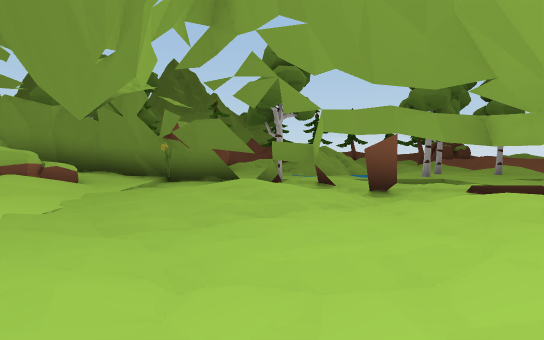
View 1 (above)

12 first-person views from a walk through a scene from a Unity 3-D project. The camera is 1.2 m above the floor, tilts 2° down and sees 70° across. The floor is counted in squares, 2 m on a side. Each view is taken from the middle of a square. On the plan, view 1 faces up. The plan holds only what a view shows up to about 11 squares ahead; the rest is blank. The place goes on beyond the plan. Some animated figures are left out.

View 2
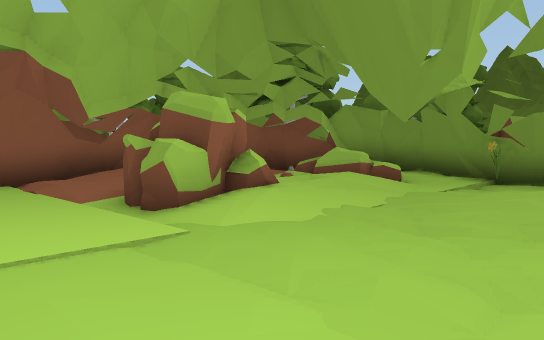

View 3
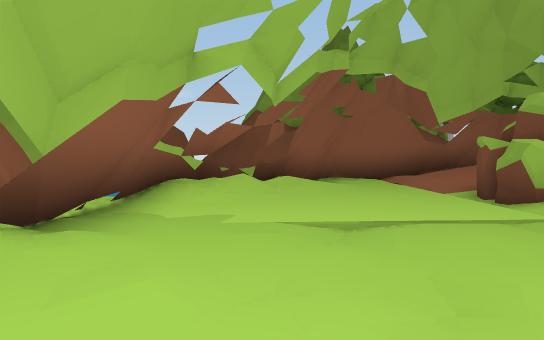

View 4
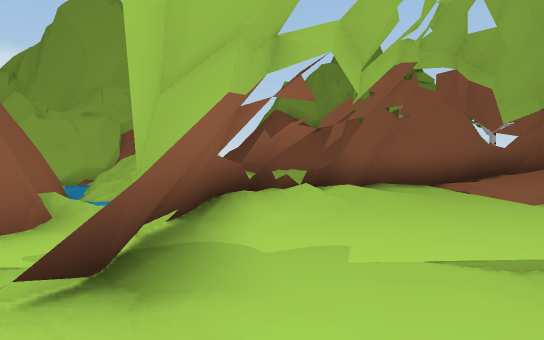

View 5
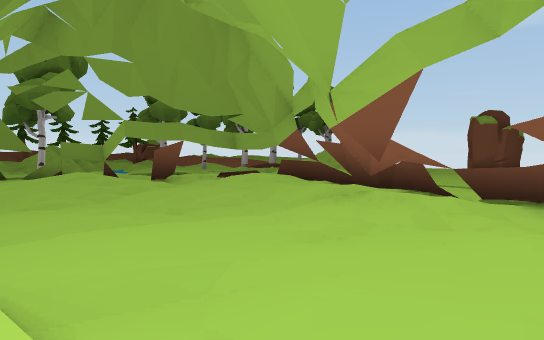

View 6
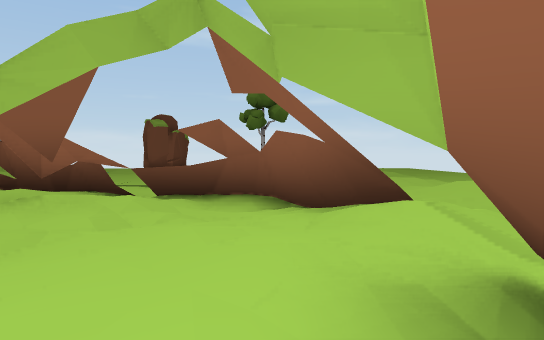

View 7
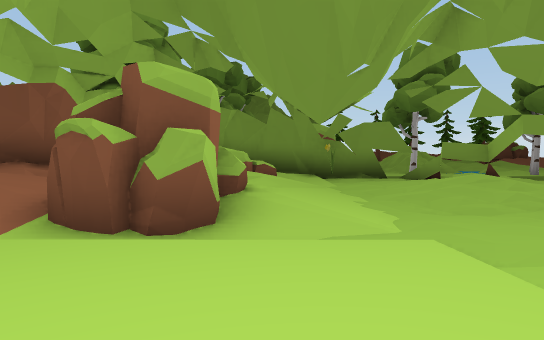

View 8
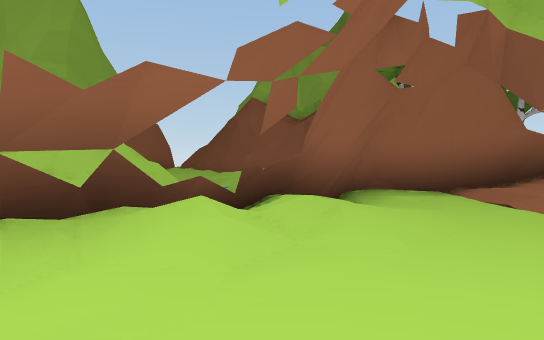

View 9
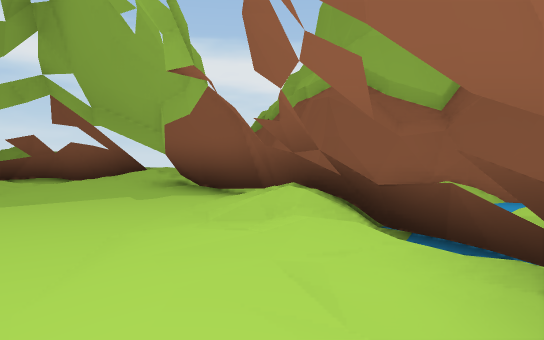

View 10
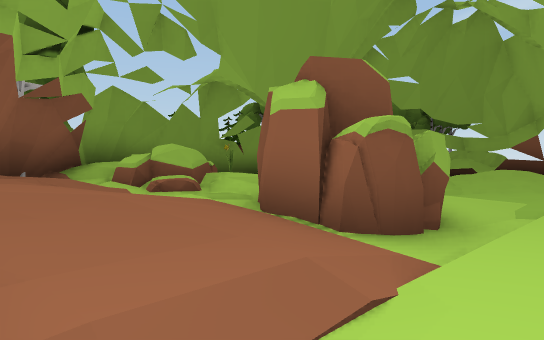

View 11
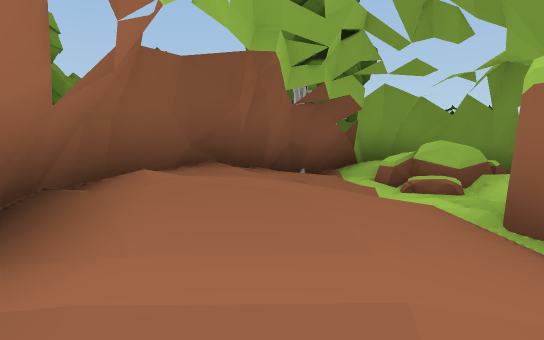

View 12
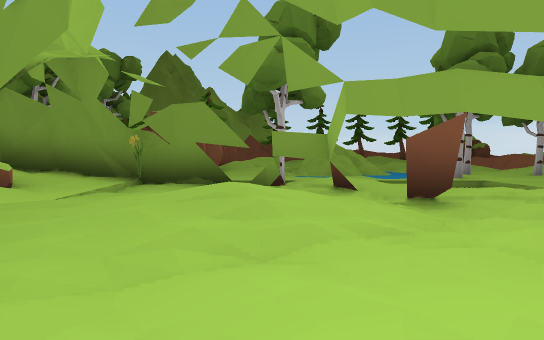

### Floor plan
Key: @ floor where view 1 was taken; # wall or solid block; x gap in a wall; . main floor; : floor 0.25 m higher than the main floor; - floor 0.25 m lower than the main floor; + floor 0.5 m higher than the main floor; * floor 0.75 m higher than the main floor; = window, fence, low wall or low ledge; ^ raised ledge; T tree; O other object.
Columns run from 12 left of view 1 to 6 right of it. Each row starts with its distance up from view 1.
 12          OO^^^^^ T^
 11          OO^^^ ^^^^
 10       ^####^T  ^^^^
  9      ^#*:O.#^^^^ ^^
  8     ^TOO#...#^^^ ^
  7    ^#+OO+..:.#^^^
  6   ^#+:  + .:+.#^
  5   #*+:.::..::..x
  4   #++:OO:.--..:#^
  3   =:::OO...-..::^
  2   =...---...-.:.^ ^
  1   =......x..-#xx^^^
  0    #-.......@#^^^
 -1   ^^##:.......#^
 -2 ^^^  ^x#...::.#^
 -3    ^^^^^###x^#^
 -4     # ^^^^^ ^^^^
 -5    ^^^^####   ^^ ^^

Where each view was taken, in squares from view 1:
view 1: 0 up, 0 right, facing up
view 2: 0 up, 0 right, facing up-left
view 3: 1 down, 1 right, facing left
view 4: 2 down, 0 right, facing left
view 5: 2 down, 3 left, facing up-right
view 6: 2 down, 3 left, facing right
view 7: 1 down, 4 left, facing up
view 8: 1 down, 3 left, facing left
view 9: 1 up, 8 left, facing down-right
view 10: 1 up, 9 left, facing up-right
view 11: 1 up, 8 left, facing up
view 12: 2 up, 0 right, facing up
